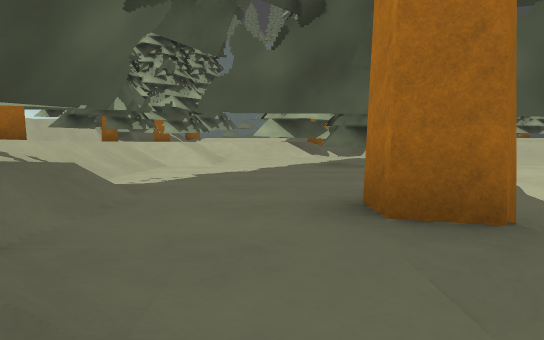
View 1 (above)

24 first-person views from a walk through a level from a Godot 3-D game. The camera is 1.2 m above the floor, tilts 4° down and sees 70° across. The floor is counted in squares, 2 m on a side. Each view is taken from the middle of a square. On the plan, view 1 faces up. The plan holds only what a view shows up to about 11 squares ahead; the rest is blank. The place goes on beyond the plan. Some surface patterns are stand-ins.

View 2
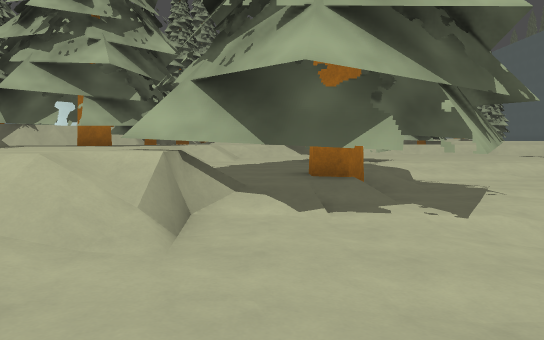

View 3
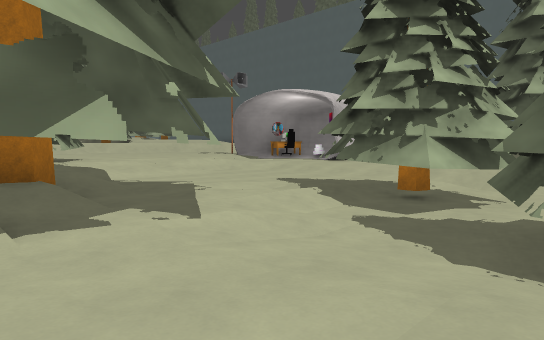

View 4
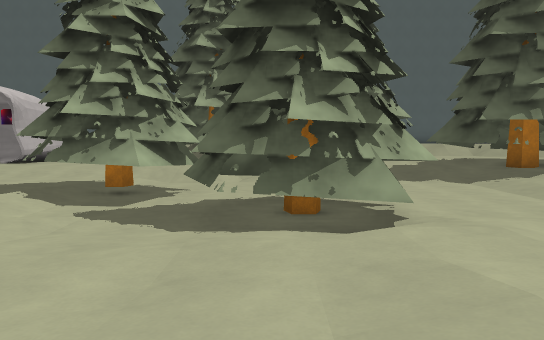

View 5
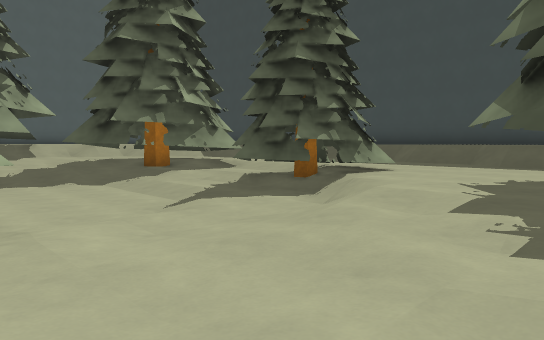

View 6
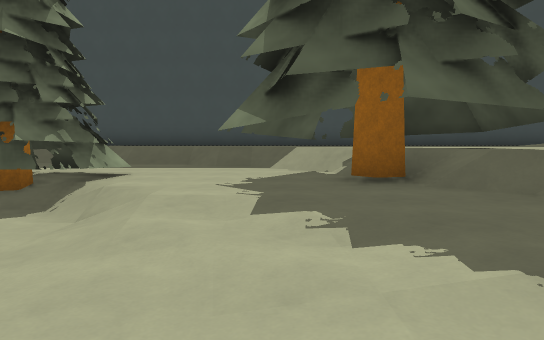

View 7
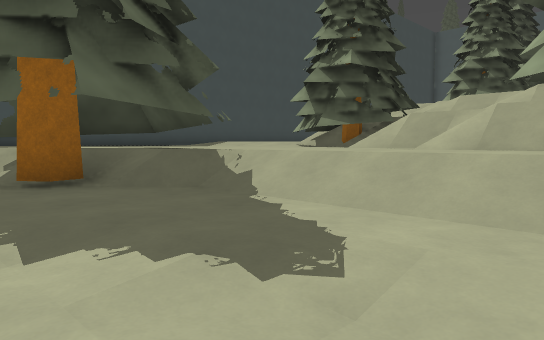

View 8
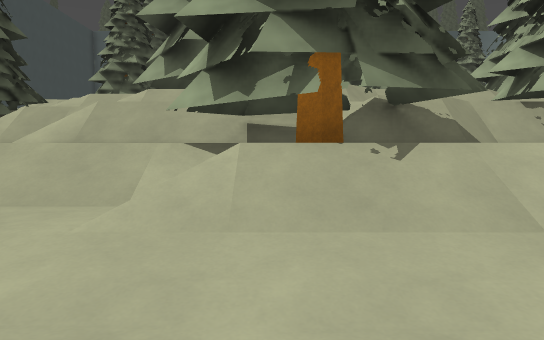

View 9
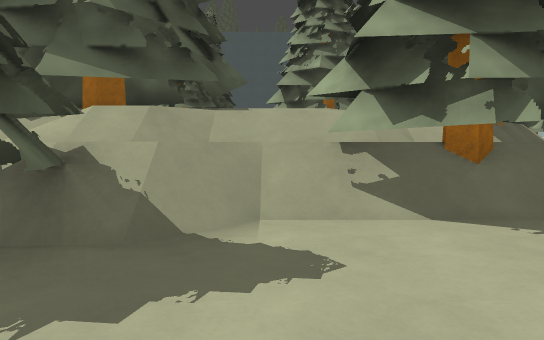

View 10
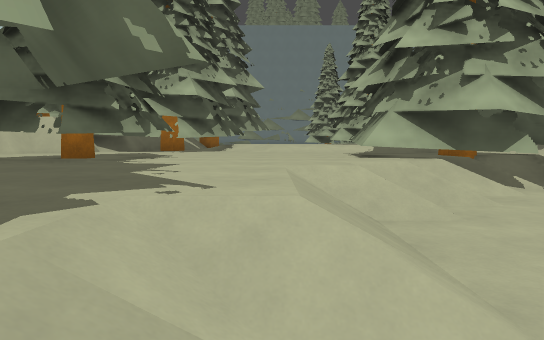

View 11
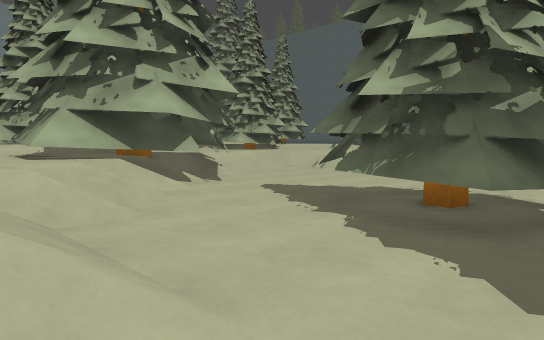

View 12
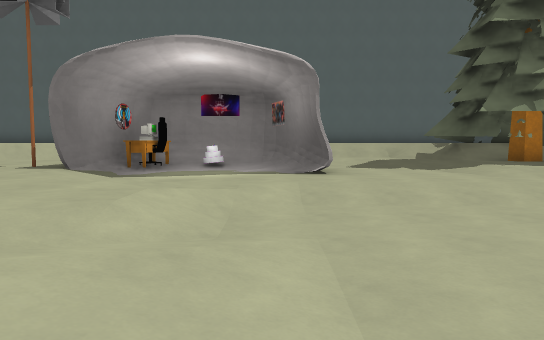

View 13
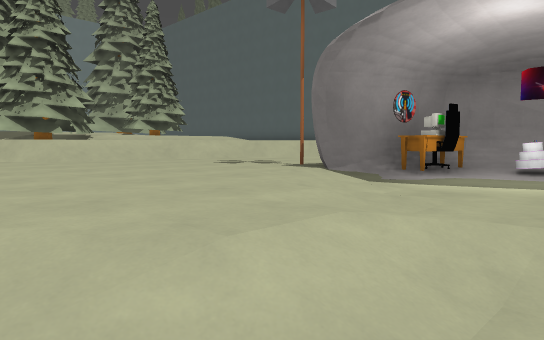

View 14
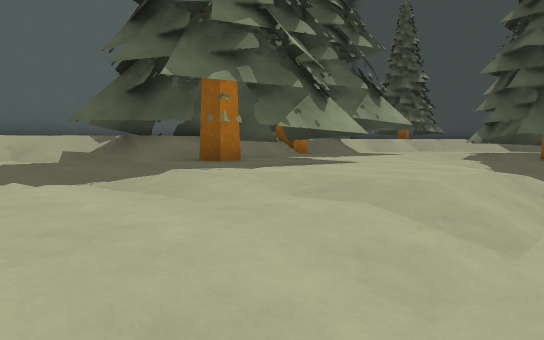

View 15
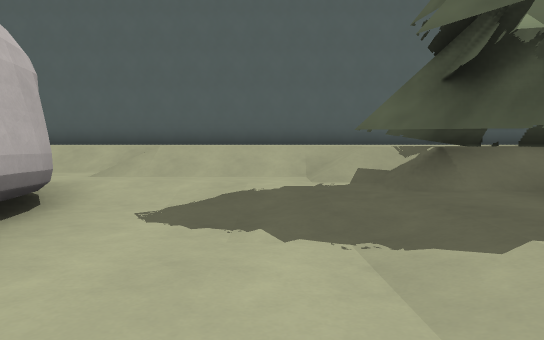

View 16
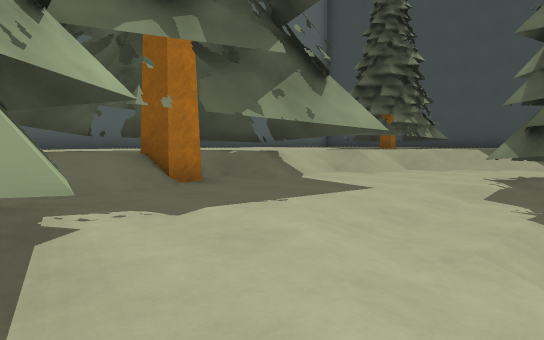

View 17
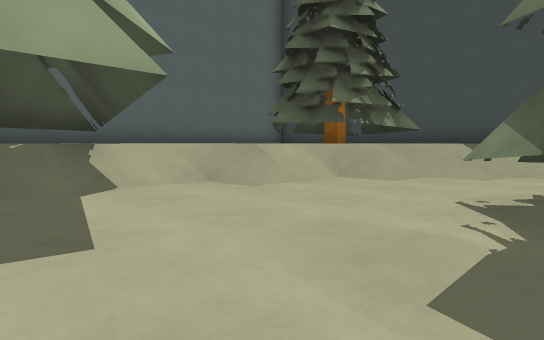

View 18
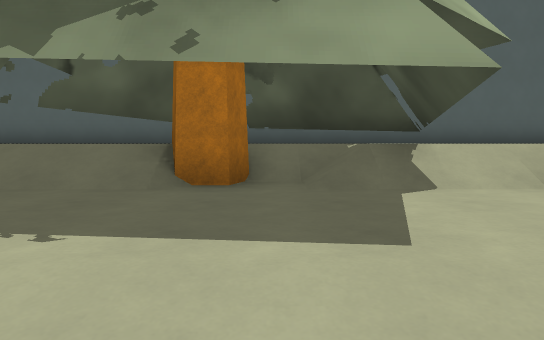

View 19
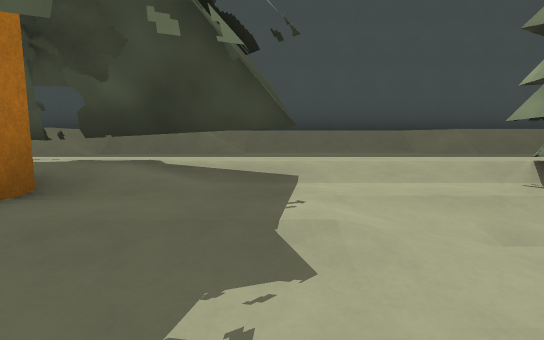

View 20
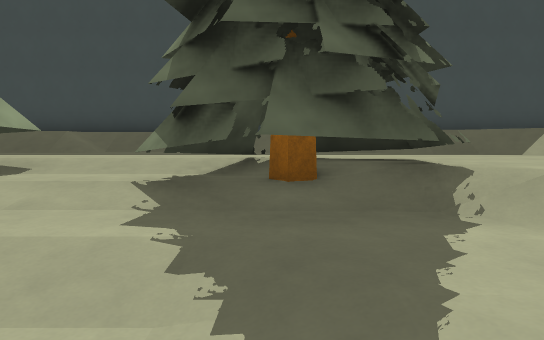

View 21
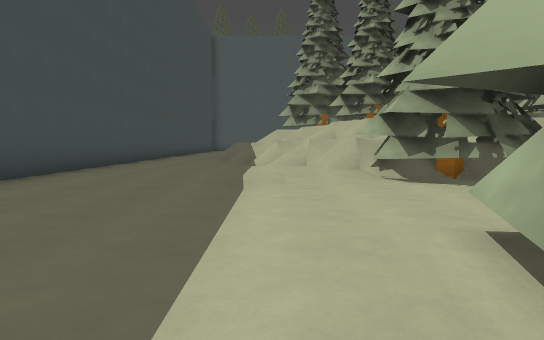

View 22
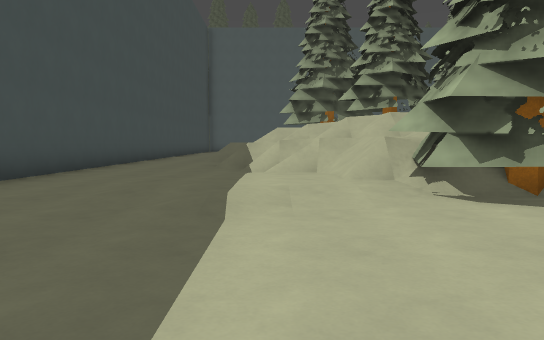

View 23
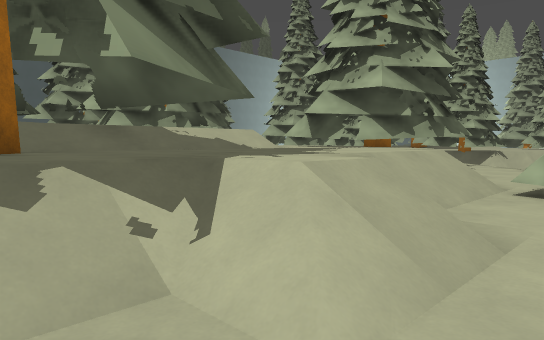

View 24
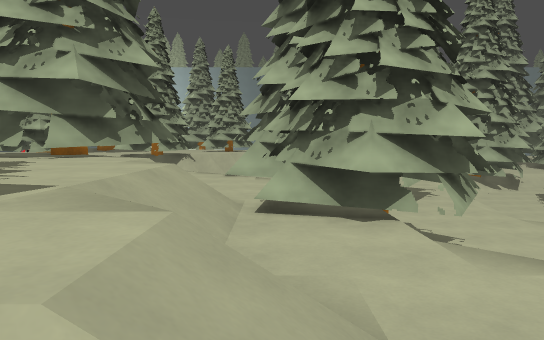

### Floor plan
Key: @ floor where view 1 was taken; # wall or solid block; . main floor; : floor 0.25 m higher than the main floor; - floor 0.75 m lower than the main floor; _ floor 1 m lower than the main floor; + floor 1.25 m higher than the main floor; < floor 1.25 m lower than the main floor; ( floor 1.5 m lower than the main floor; ! floor 1.75 m lower than the main floor; * floor 2.25 m higher than the main floor; / step, stairs or slope; = window, fence, low wall or low ledge; ^ raised ledge; T tree; O other object.
Columns run from 14 left of view 1 to 20 right of it. Each row starts with its distance up from view 1.
 18            T  TTT    TT
 17        T#TT/:  T     TTT
 16        #TTT./////..   T
 15       =#.......T ..
 14       =.......T.TT// ////
 13        .TTT...TTTT------//.
 12         TTT...TTT---------/.
 11         TT....//-----------/
 10         TT...//------------
  9           T../--T-------##
  8          T.T./-TTT-----//^O#      #
  7  //  =T  T.T//-TTT----/<<O/#      #
  6  T//TTTT..T./----//////_<</# -/.  #
  5  T*T+T+TTTT./-TTT///(//__/-#--/.  #
  4  TTTT ++/.../T--/(((((/_####-//.  #
  3   TTT//+TT../T--/<T(((/___<<// .  #
  2   /**//TTT../T-T((T(((/__</--/ .  #
  1   /***/TTT../T-/<T/TT(/////T// .  #
  0   /***/++/../T@TT/!TTT/--T/T/. .  #
 -1   /TT*////T.//<(/!!TTT/--TTTT. .  #
 -2   T**T*/+TTT/<<</!T!!!/--TTTTT .  #
 -3  TTTT*T/+TTT/////TTT!!//--TT/.T.  #
 -4  TT T*T++/T//__</TT    //---/..T  #
 -5  TTT*T/++/////_<//!!!! ////-TT.T  #
 -6    TT///////--_///!!!!!///---/TT  #
 -7      ////../--/////!!!/T</TT//T   #
 -8 T   //TT/..T--T-/(((/TT<T---TTT   #
 -9 T  // TT...T/TTT-TT//T<TTT-//..   #
-10 /*////TT...T/-T--TTT/T_TT--/..    #
-11 ////////...TTT----T---TTT-//.T    #
-12  ////::/.....//----------//.TTT   #
-13  //.::://.....//--------//. TTT   #
-14 .....::.........///---///.   T.
-15 ..........        .////
-16 .........
-17 ########   ###################

Positions as (right, up) in squares from view 1, and headings:
1: (0, 0), facing up
2: (0, -4), facing up
3: (0, -3), facing up-right
4: (-1, -3), facing right
5: (-1, -4), facing down-right
6: (0, -4), facing down
7: (0, -4), facing down-left
8: (0, -3), facing left
9: (-2, 0), facing left
10: (-2, 6), facing up
11: (-2, 6), facing up-right
12: (3, 5), facing right
13: (5, 5), facing up-right
14: (7, 3), facing down-right
15: (9, 2), facing right
16: (9, -2), facing down-right
17: (10, -6), facing down-right
18: (10, -6), facing right
19: (7, -7), facing down
20: (4, -6), facing down
21: (-1, -12), facing left
22: (-3, -12), facing left
23: (-6, -4), facing up-left
24: (-7, -3), facing up
